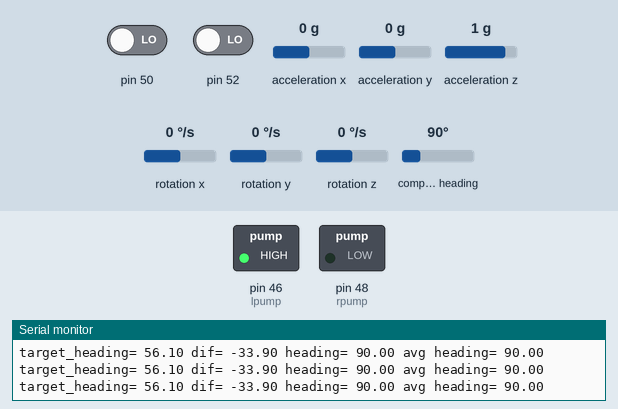
This sketch was run on a simulated Arduino Mega 2560, built with avr-gcc and run on an emulated ATmega2560. Parts: switched loads named in the sketch (green lamp = pin HIGH), the last lines printed to the serial monitor. Inputs (shaded band) come from the test bench; at power-on: compass heading 90°, pin 50 LOW, pin 52 LOW, acceleration x 0 g, acceleration y 0 g, acceleration z 1 g, rotation x 0 °/s, rotation y 0 °/s, rotation z 0 °/s.

Above: at 3.2 s.
3.3 s: compass heading set to 105°
6.3 s: compass heading set to 109°
At 8.3 s:
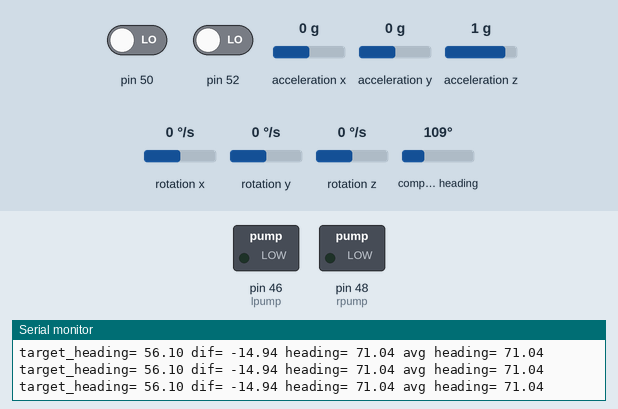
9.3 s: compass heading set to 133°
12.3 s: compass heading set to 139°
At 15.0 s:
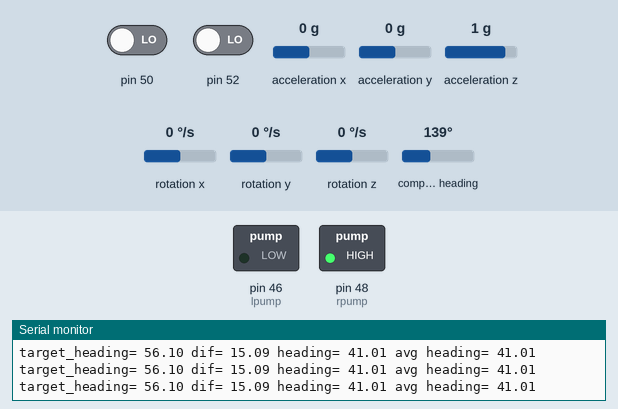
15.3 s: compass heading set to 90°
At 16.1 s:
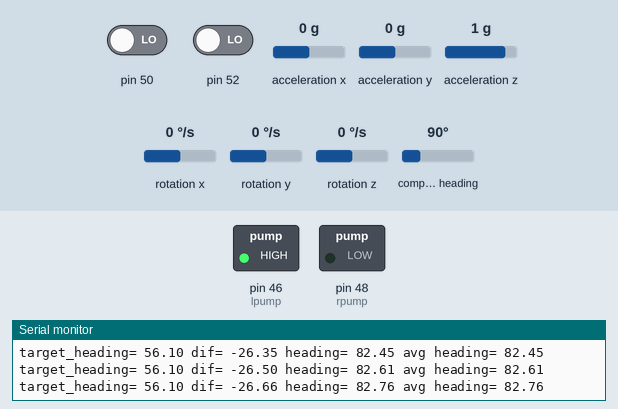
17.2 s: compass heading set to 180°
At 18.2 s:
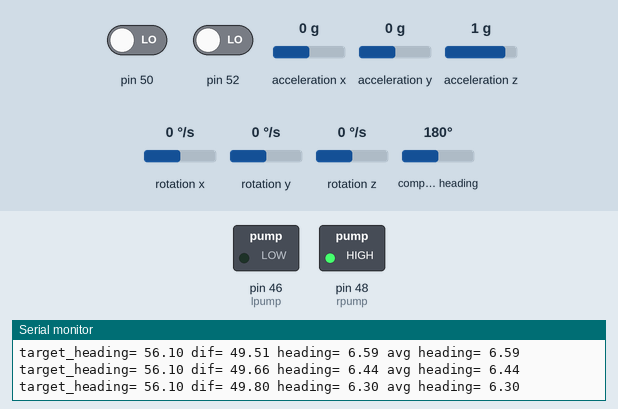
Timing chart, 0 to 20.0 s (numbered marks = the images above; inputs shaded):
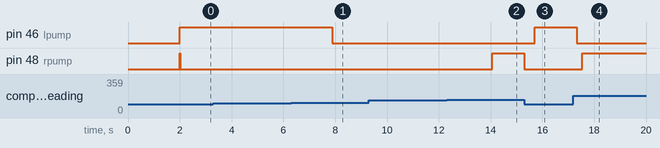

The sketch:

sfboat12.ino
```cpp
//Library: https://github.com/bolderflight/MPU9250
#include "MPU9250.h"
#include <TinyGPS++.h>

// an MPU9250 object with the MPU-9250 sensor on I2C bus 0 with address 0x68
MPU9250 IMU(Wire, 0x68);
int status;
float target_heading;
float avg_heading;
float magx;
float magy;
float mylat;
float mylong;
float targetlat;
float targetlong;
float distance_to_target;
int sp;  // speed
int st;  // steer
int lpump;
int rpump;

//Bearing function from https://gis.stackexchange.com/questions/252672/calculate-bearing-between-two-decimal-gps-coordinates-arduino-c
/*
  lat = current gps latitude
  lon = current gps longitude
  lat2 = destiny gps latitude
  lon2 = destiny gps longitude */
float bearing(float lat, float lon, float lat2, float lon2) {

  float teta1 = radians(lat);
  float teta2 = radians(lat2);
  float delta1 = radians(lat2 - lat);
  float delta2 = radians(lon2 - lon);

  //==================Heading Formula Calculation================//

  float y = sin(delta2) * cos(teta2);
  float x = cos(teta1) * sin(teta2) - sin(teta1) * cos(teta2) * cos(delta2);
  float brng = atan2(y, x);
  brng = degrees(brng);// radians to degrees
  brng = ( ((int)brng + 360) % 360 );

  Serial.print("Heading GPS: ");
  Serial.println(brng);

  return brng;


}
//from https://www.codeproject.com/Articles/59789/Calculate-the-Real-Difference-Between-Two-Angles-K
float calculateDifferenceBetweenAngles(float firstAngle, float secondAngle)
{
  float difference = secondAngle - firstAngle;
  while (difference < -180) difference += 360;
  while (difference > 180) difference -= 360;
  return difference;
}

void setup() {
  // serial to display data
  Serial.begin(115200);
  while (!Serial) {}

  avg_heading = 0;
  magx = 0;
  magy = 0;

  pinMode(52, INPUT);
  pinMode(50, INPUT);

  sp = pulseIn(52, HIGH);
  st = pulseIn(50, HIGH);
  lpump = 46;
  rpump = 48;
  pinMode(lpump, OUTPUT);
  pinMode(rpump, OUTPUT);

  digitalWrite(lpump, HIGH);
  digitalWrite(rpump, HIGH);

  target_heading = 300;

  // start communication with IMU
  status = IMU.begin();
  if (status < 0) {
    Serial.println("IMU initialization unsuccessful");
    Serial.println("Check IMU wiring or try cycling power");
    Serial.print("Status: ");
    Serial.println(status);
    while (1) {}
  }

  mylat = 37.409; //house lat = 37.409
  mylong = -122.136; //house long = -122.136
  targetlat = 37.433; //shorline lake lat = 37.433
  targetlong = -122.091; //shorline lake long = -122.091


  target_heading = TinyGPSPlus::courseTo(mylat, mylong, targetlat, targetlong);
  distance_to_target = TinyGPSPlus::distanceBetween(mylat, mylong, targetlat, targetlong) / 1000.0;
}

void loop() {
  // read the sensor
  IMU.readSensor();

  magx = 0.02 * IMU.getMagX_uT() + 0.98 * magx;
  magy = 0.02 * IMU.getMagY_uT() + 0.98 * magy;

  float heading = (atan2(-1 * magy, magx));
  float heading_deg = heading * 180 / PI;
  float heading_deg_180 = heading_deg + 180;
  avg_heading = heading_deg_180; //0.02 * heading_deg_180 + 0.98 * avg_heading;
  //float dif = avg_heading - target_heading;
  float dif = calculateDifferenceBetweenAngles(avg_heading, target_heading);
  Serial.print("target_heading= ");
  Serial.print(target_heading);
  Serial.print(" dif= ");
  Serial.print(dif);
  // if negetive -- turn left, if positive -- turn right
  Serial.print(" heading= ");
  Serial.print(heading_deg_180);
  Serial.print(" avg heading= ");
  Serial.println(avg_heading);
  if ((dif < 15) && (dif > -15) && (distance_to_target > 0.002)) {
    digitalWrite(lpump, LOW);
    digitalWrite(rpump, LOW);

  }
  else if ((dif < -15) && (distance_to_target > 0.002)) {
    //turn left
    digitalWrite(lpump, HIGH);
    digitalWrite(rpump, LOW);
  }
  else if ((dif > 15) && (distance_to_target > 0.002)) {
    //turn right
    digitalWrite(lpump, LOW);
    digitalWrite(rpump, HIGH);
  }
  else if ((dif < 15) && (dif > -15) && (distance_to_target < 0.005)) {
    //stop moving
    digitalWrite(lpump, HIGH);
    digitalWrite(rpump, HIGH);
  }

}
```

Measured:
- the behaviour switches between 108 and 109° on compass heading (found by bisection; images 0 and 1)
- the behaviour switches between 138 and 139° on compass heading (found by bisection; images 1 and 2)
- after the input at 6.3 s, pin 46 (lpump): HIGH → LOW after 1.6 s
- after the input at 12.3 s, pin 48 (rpump): LOW → HIGH after 1.8 s
- after the input at 15.3 s, pin 46 (lpump): LOW → HIGH after 0.41 s; pin 48 (rpump): HIGH → LOW at once
- after the input at 17.2 s, pin 46 (lpump): HIGH → LOW after 0.13 s; pin 48 (rpump): LOW → HIGH after 0.33 s
